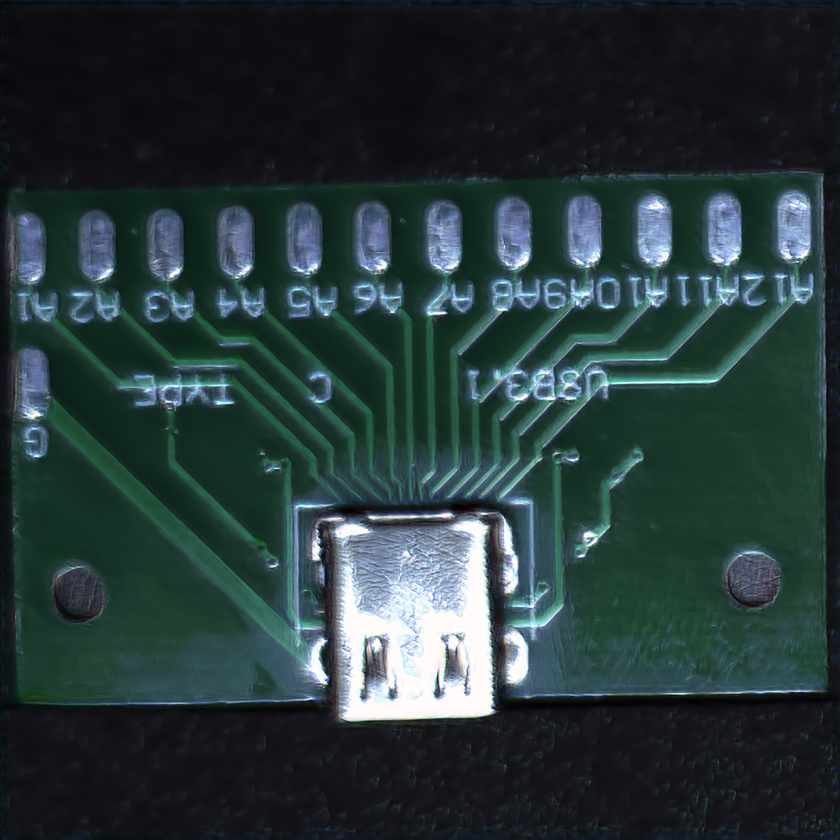
#> input picture 1_HR_95.png, 840 x 840 px, shrunk from 1000 x 1000 before the run, found by its file name
$ python opencv.py   (older library calls are emulated)
#> lines starting #> are read from the running program, lines starting #| are printed output that depends on the picture; after the words box and inside, x2 and y2 are one past the last pixel; in counts of white or black regions, pixels touching at a corner belong together; long printed decimals are rounded
import cv2
from skimage.measure import compare_ssim

imageA = cv2.imread('C:/coding/python_project/image_comparison/1_HR_95.png')
#> imageA is the input picture: shape (840, 840, 3); mean B, G, R 58.1, 57, 40.4
imageB = cv2.imread('C:/coding/python_project/image_comparison/1_HR_96.png')
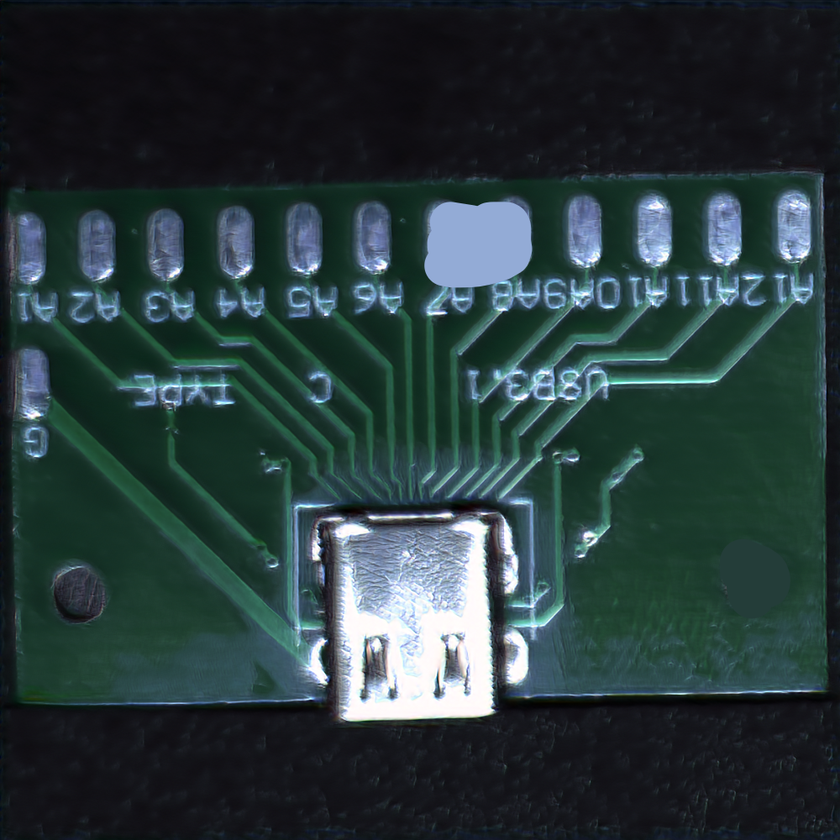
#> input picture 1_HR_96.png, 840 x 840 px, shrunk from 1000 x 1000 before the run, found by its file name
#> imageB is the input picture: shape (840, 840, 3); mean B, G, R 59.1, 57.8, 41.1
imageC = imageA.copy()

tempDiff = cv2.subtract(imageA,imageB)

garyA = cv2.cvtColor(imageA,cv2.COLOR_BGR2GRAY)
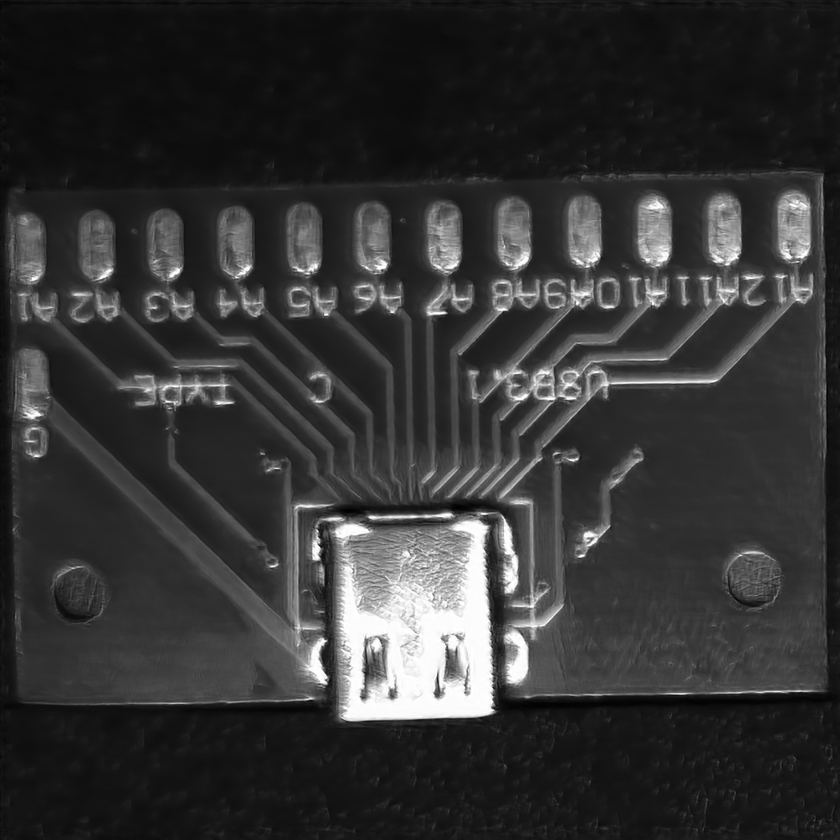
#> garyA: shape (840, 840); min 0, max 255, mean 52.2
garyB = cv2.cvtColor(imageB,cv2.COLOR_BGR2GRAY)

(score, diff) = compare_ssim(garyA, garyB, full=True)
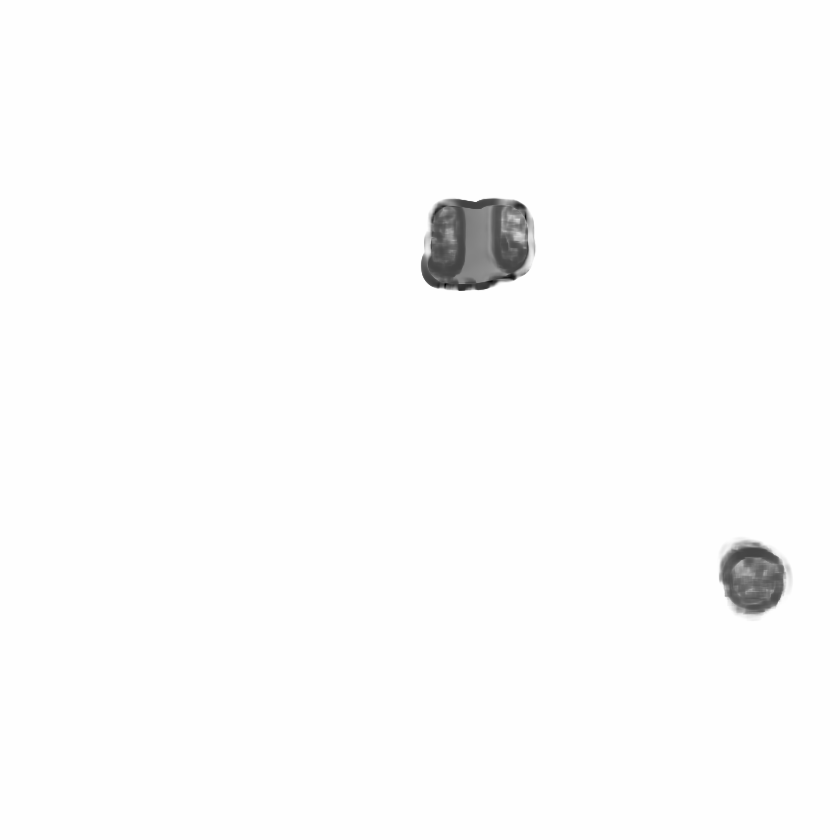
#> diff: shape (840, 840) float64; min -0.344, max 1, mean 0.986; drawn with min black and max white
#> score = 0.986
diff = (diff*255).astype('uint8')
print(f"정확도 : {score : .5f}")
#| 정확도 :  0.9862
assert score, '동일한 제품'
thresh = cv2.threshold(diff,0,255, cv2.THRESH_BINARY_INV | cv2.THRESH_OTSU)[1]
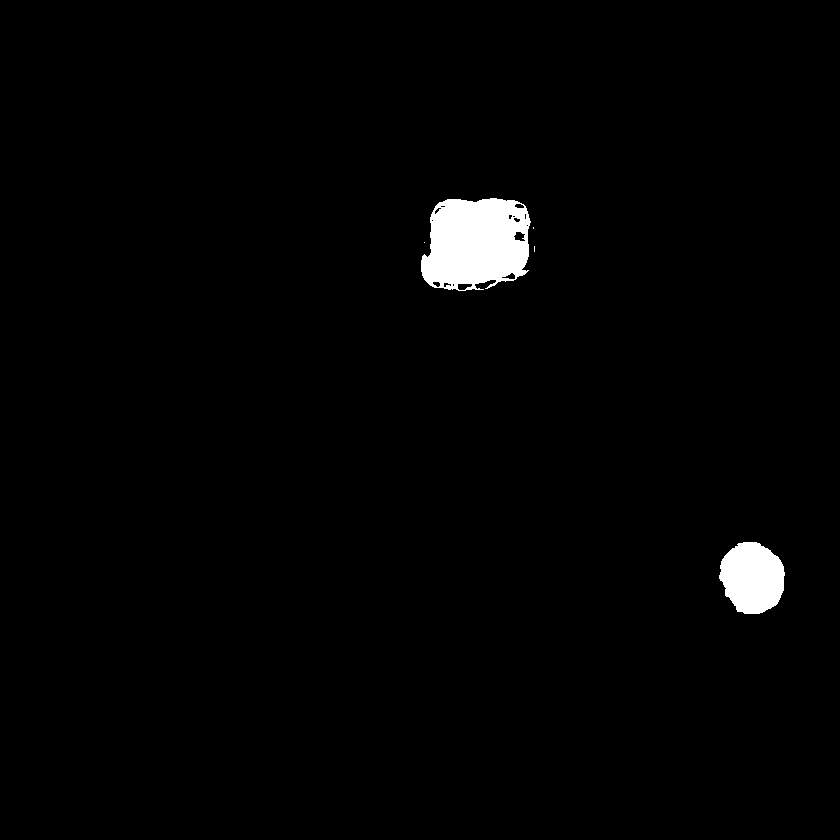
#> thresh: shape (840, 840); 1.7% white; 5 white regions (3 under 20 px), largest, box (x1, y1, x2, y2) and area: (421, 198, 531, 291) 8101, (719, 542, 785, 614) 3640

tempDiff[thresh == 255] = [0,0,255]
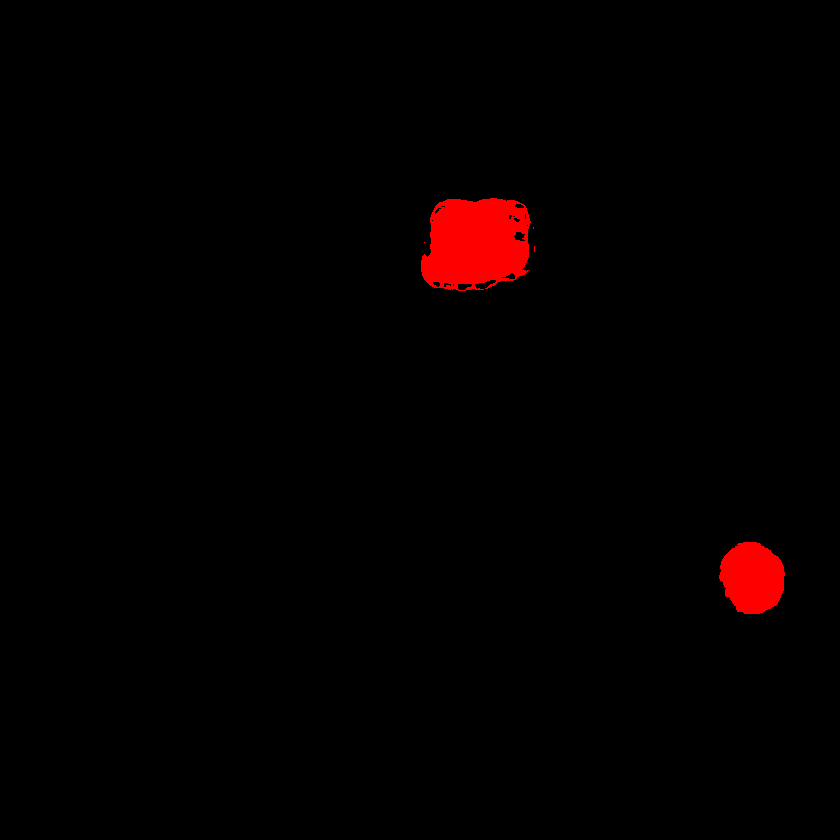
#> tempDiff: shape (840, 840, 3); mean B, G, R 0, 0, 4.2
imageC[thresh==255] = [0,0,255]
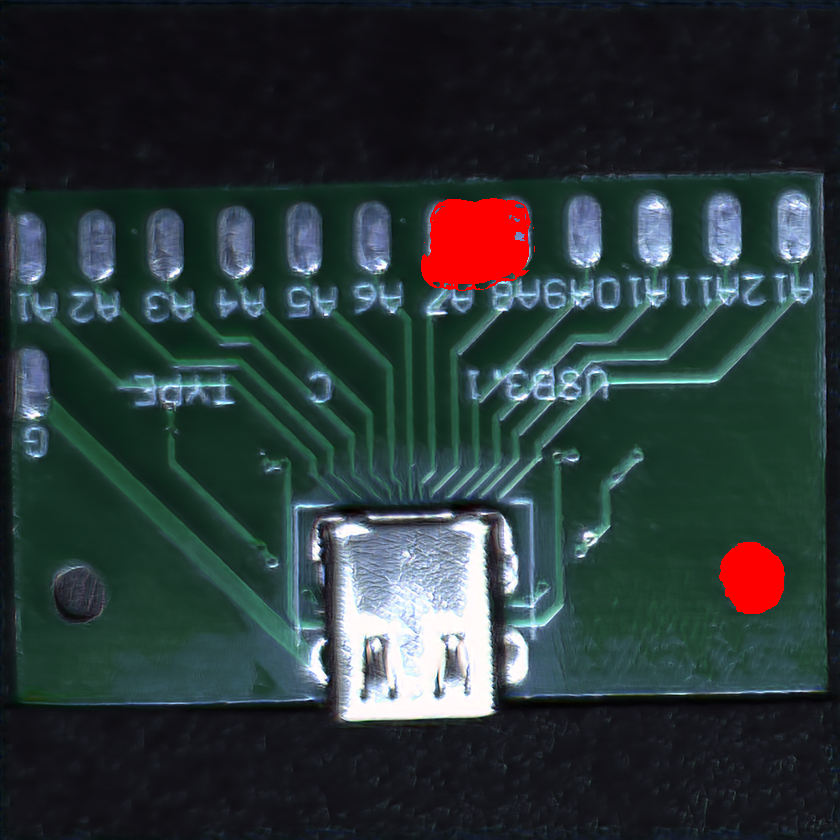
#> imageC: shape (840, 840, 3); 1.67% of pixels changed, all inside (x1, y1, x2, y2) = (421, 198, 785, 614)

cv2.imwrite('./diff.png',imageC)
